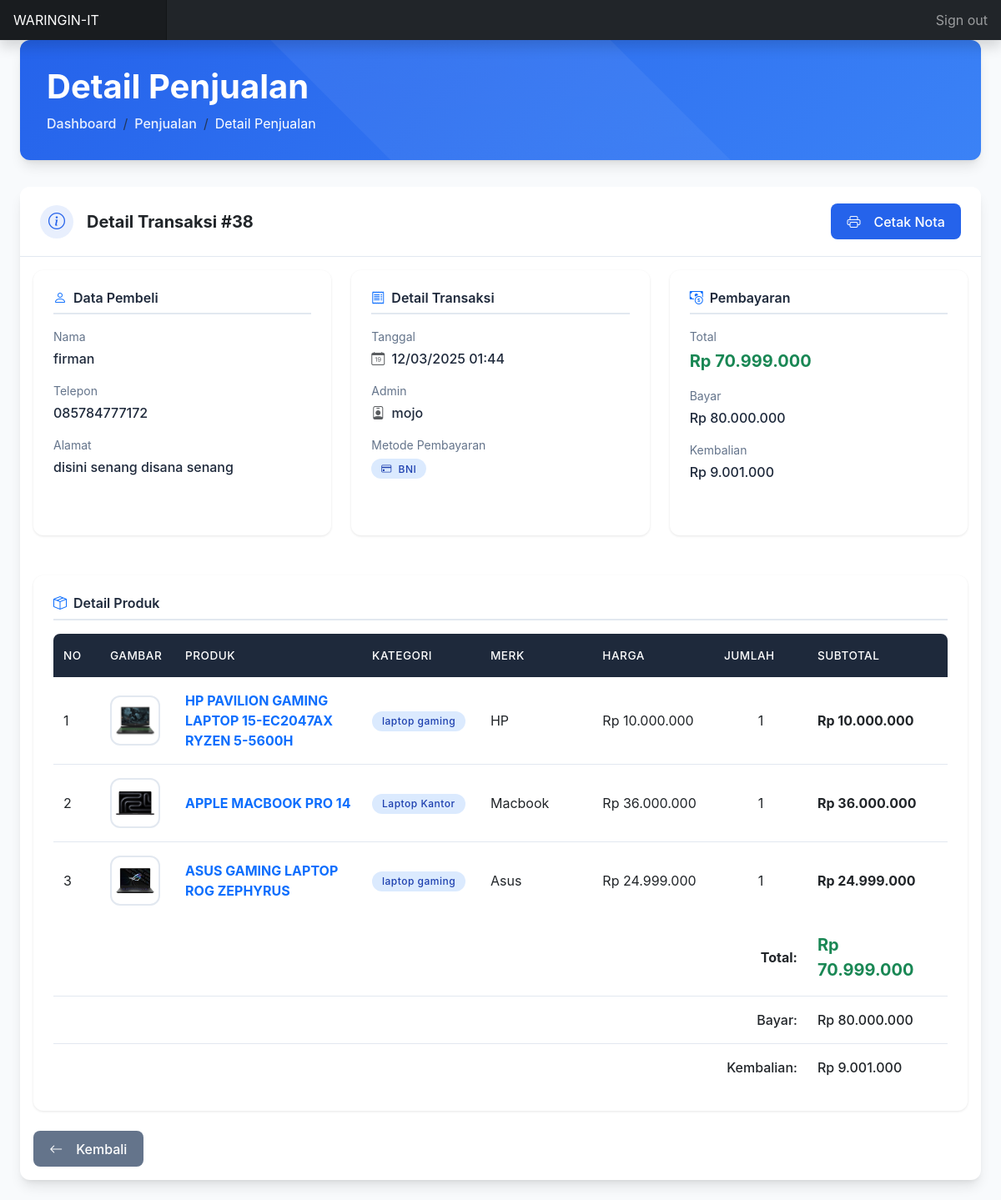
The page /admin/penjualan/detail.php?id=38 (signed in) on the database its author committed.
### tables this page shows
CREATE TABLE `tb_penjualan` (
  `penjualan_id` int(11) NOT NULL,
  `admin_id` int(11) DEFAULT NULL,
  `tanggal` timestamp NOT NULL DEFAULT current_timestamp(),
  `bayar` decimal(10,2) DEFAULT NULL,
  `total` decimal(10,2) DEFAULT NULL,
  `kembalian` decimal(10,2) DEFAULT NULL,
  `id_pembelian` int(11) DEFAULT NULL
);

CREATE TABLE `tb_detail_penjualan` (
  `penjualan_id` int(11) DEFAULT NULL,
  `barang_id` int(11) DEFAULT NULL,
  `id` int(11) NOT NULL,
  `jumlah` int(11) DEFAULT NULL,
  `subtotal` decimal(10,2) DEFAULT NULL
);

CREATE TABLE `tb_barang` (
  `barang_id` int(11) NOT NULL,
  `merk_id` int(11) DEFAULT NULL,
  `kategori_id` int(11) DEFAULT NULL,
  `nama_barang` varchar(255) NOT NULL,
  `jenis_barang` text DEFAULT NULL,
  `gambar` varchar(255) NOT NULL,
  `harga_beli` decimal(10,2) DEFAULT NULL,
  `harga_jual` decimal(10,2) DEFAULT NULL,
  `stok` int(11) DEFAULT NULL
);

CREATE TABLE `tb_kategori` (
  `kategori_id` int(11) NOT NULL,
  `nama_kategori` varchar(255) NOT NULL
);

CREATE TABLE `tb_merk` (
  `merk_id` int(11) NOT NULL,
  `nama_merk` varchar(255) NOT NULL,
  `deskripsi` varchar(255) DEFAULT NULL
);

### config/koneksi.php (called while the page is built, shortened)
<?php
$host = 'localhost';
$username = 'root';
$password = '';
$database = 'toko_db';
$conn = mysqli_connect($host, $username, $password, $database);
function query($query) {
    global $conn;
    $result = mysqli_query($conn, $query);
    $rows = [];
    if ($result) {
        while ($row = mysqli_fetch_assoc($result)) {
            $rows[] = $row;
        }
    } else {
        error_log("Query error: " . mysqli_error($conn));
    }
    return $rows;
}
?>

### admin/penjualan/detail.php (the view, shortened to what this page needs)
<?php
require_once '../../config/koneksi.php';
$penjualan_id = $_GET['id'];
$query = "SELECT p.*, a.nama as admin_name, u.nama as nama_user, u.alamat, u.telepon,
          pb.jenis_pembayaran, GROUP_CONCAT(DISTINCT b.nama_barang SEPARATOR ', ') as produk_dibeli
          FROM tb_penjualan p
          LEFT JOIN tb_admin a ON p.admin_id = a.admin_id
          LEFT JOIN tb_pembelian pmb ON p.id_pembelian = pmb.id_pembelian
          LEFT JOIN tb_user u ON pmb.user_id = u.user_id
          LEFT JOIN tb_pembayaran pb ON pmb.pembayaran_id = pb.pembayaran_id
          LEFT JOIN tb_detail_penjualan dp ON p.penjualan_id = dp.penjualan_id
          LEFT JOIN tb_barang b ON dp.barang_id = b.barang_id
          WHERE p.penjualan_id = $penjualan_id
          GROUP BY p.penjualan_id";
$penjualan = query($query)[0];
$detail_query = "SELECT dp.*, b.nama_barang, b.harga_jual, b.gambar,
                k.nama_kategori, m.nama_merk
                FROM tb_detail_penjualan dp
                JOIN tb_barang b ON dp.barang_id = b.barang_id
                LEFT JOIN tb_kategori k ON b.kategori_id = k.kategori_id
                LEFT JOIN tb_merk m ON b.merk_id = m.merk_id
                WHERE dp.penjualan_id = $penjualan_id";
$details = query($detail_query);
include_once '../includes/header.php';
?>
<div class="container-fluid px-4">
    <div class="page-header">
        <h1 class="mb-2 fw-bold">Detail Penjualan</h1>
        <nav aria-label="breadcrumb">
            <ol class="breadcrumb mb-0">
                <li class="breadcrumb-item"><a href="../index.php">Dashboard</a></li>
                <li class="breadcrumb-item"><a href="index.php">Penjualan</a></li>
                <li class="breadcrumb-item active">Detail Penjualan</li>
            </ol>
        </nav>
    </div>
    <div class="row">
        <div class="col-xl-12">
            <div class="card mb-4">
                <div class="card-header">
                    <div class="d-flex justify-content-between align-items-center">
                        <div class="d-flex align-items-center">
                            <div class="info-icon">
                                <i class="bi bi-info-circle"></i>
                            </div>
                            <span class="fs-5 fw-bold">Detail Transaksi #<?= $penjualan_id ?></span>
                        </div>
                        <div>
                            <a href="cetak.php?id=<?= $penjualan_id ?>" target="_blank" class="btn print-btn">
                                <i class="bi bi-printer me-2"></i> Cetak Nota
                            </a>
                        </div>
                    </div>
                </div>
                <div class="card-body">
                    <div class="row mb-4">
                        <div class="col-lg-4 col-md-6 mb-4">
                            <div class="detail-section h-100">
                                <h6 class="d-flex align-items-center">
                                    <i class="bi bi-person me-2 text-primary"></i>
                                    Data Pembeli
                                </h6>
                                <div class="mb-3">
                                    <div class="detail-label">Nama</div>
                                    <div class="detail-value"><?= htmlspecialchars($penjualan['nama_user'] ?? 'User tidak ditemukan'); ?></div>
                                </div>
                                <div class="mb-3">
                                    <div class="detail-label">Telepon</div>
                                    <div class="detail-value"><?= htmlspecialchars($penjualan['telepon'] ?? '-'); ?></div>
                                </div>
                                <div>
                                    <div class="detail-label">Alamat</div>
                                    <div class="detail-value"><?= htmlspecialchars($penjualan['alamat'] ?? '-'); ?></div>
                                </div>
                            </div>
                        </div>
                        <div class="col-lg-4 col-md-6 mb-4">
                            <div class="detail-section h-100">
                                <h6 class="d-flex align-items-center">
                                    <i class="bi bi-receipt me-2 text-primary"></i>
                                    Detail Transaksi
                                </h6>
                                <div class="mb-3">
                                    <div class="detail-label">Tanggal</div>
                                    <div class="detail-value">
                                        <i class="bi bi-calendar-date text-muted me-1"></i>
                                        <?= date('d/m/Y H:i', strtotime($penjualan['tanggal'])); ?>
                                    </div>
                                </div>
                                <div class="mb-3">
                                    <div class="detail-label">Admin</div>
                                    <div class="detail-value">
                                        <i class="bi bi-person-badge text-muted me-1"></i>
                                        <?= htmlspecialchars($penjualan['admin_name']); ?>
                                    </div>
                                </div>
                                <div>
                                    <div class="detail-label">Metode Pembayaran</div>
                                    <div class="detail-value">
                                        <span class="badge badge-info">
                                            <i class="bi bi-credit-card me-1"></i>
                                            <?= htmlspecialchars($penjualan['jenis_pembayaran'] ?? '-'); ?>
                                        </span>
                                    </div>
                                </div>
                            </div>
                        </div>
                        <div class="col-lg-4 col-md-12 mb-4">
                            <div class="detail-section h-100">
                                <h6 class="d-flex align-items-center">
                                    <i class="bi bi-cash-coin me-2 text-primary"></i>
                                    Pembayaran
                                </h6>
                                <div class="mb-3">
                                    <div class="detail-label">Total</div>
                                    <div class="detail-value fs-5 fw-bold text-success">
                                        Rp <?= number_format($penjualan['total'], 0, ',', '.'); ?>
                                    </div>
                                </div>
                                <div class="mb-3">
                                    <div class="detail-label">Bayar</div>
                                    <div class="detail-value">
                                        Rp <?= number_format($penjualan['bayar'], 0, ',', '.'); ?>
                                    </div>
                                </div>
                                <div>
                                    <div class="detail-label">Kembalian</div>
                                    <div class="detail-value">
                                        Rp <?= number_format($penjualan['kembalian'], 0, ',', '.'); ?>
                                    </div>
                                </div>
                            </div>
                        </div>
                    </div>
                    <div class="detail-section">
                        <h6 class="d-flex align-items-center mb-3">
                            <i class="bi bi-box-seam me-2 text-primary"></i>
                            Detail Produk
                        </h6>
                        <div class="table-responsive">
                            <table class="table table-hover">
                                <thead>
                                    <tr>
                                        <th width="5%">No</th>
                                        <th width="8%">Gambar</th>
                                        <th width="20%">Produk</th>
                                        <th width="12%">Kategori</th>
                                        <th width="12%">Merk</th>
                                        <th width="13%">Harga</th>
                                        <th width="10%">Jumlah</th>
                                        <th width="15%">Subtotal</th>
                                    </tr>
                                </thead>
                                <tbody>
                                    <?php $no = 1; foreach ($details as $item) : ?>
                                    <tr>
                                        <td><?= $no++; ?></td>
                                        <td>
                                            <?php if ($item['gambar'] && file_exists("../../assets/img/barang/" . $item['gambar'])) : ?>
                                                <img src="../../assets/img/barang/<?= $item['gambar']; ?>"
                                                     alt="<?= $item['nama_barang']; ?>"
                                                     class="img-thumbnail"
                                                     style="width: 60px; height: 60px; object-fit: cover;">
                                            <?php endif; ?>
                                        </td>
                                        <td class="fw-bold text-primary"><?= htmlspecialchars($item['nama_barang']); ?></td>
                                        <td>
                                            <span class="badge badge-info">
                                                <?= htmlspecialchars($item['nama_kategori']); ?>
                                            </span>
                                        </td>
                                        <td><?= htmlspecialchars($item['nama_merk']); ?></td>
                                        <td>Rp <?= number_format($item['harga_jual'], 0, ',', '.'); ?></td>
                                        <td class="text-center"><?= $item['jumlah']; ?></td>
                                        <td class="fw-bold">Rp <?= number_format($item['subtotal'], 0, ',', '.'); ?></td>
                                    </tr>
                                    <?php endforeach; ?>
                                </tbody>
                                <tfoot>
                                    <tr>
                                        <td colspan="7" class="text-end"><strong>Total:</strong></td>
                                        <td class="fw-bold fs-5 text-success">Rp <?= number_format($penjualan['total'], 0, ',', '.'); ?></td>
                                    </tr>
                                    <tr>
                                        <td colspan="7" class="text-end">Bayar:</td>
                                        <td>Rp <?= number_format($penjualan['bayar'], 0, ',', '.'); ?></td>
                                    </tr>
                                    <tr>
                                        <td colspan="7" class="text-end">Kembalian:</td>
                                        <td>Rp <?= number_format($penjualan['kembalian'], 0, ',', '.'); ?></td>
                                    </tr>
                                </tfoot>
                            </table>
                        </div>
                    </div>
                    <div class="mt-4">
                        <a href="index.php" class="btn btn-secondary">
                            <i class="bi bi-arrow-left me-2"></i> Kembali
                        </a>
                    </div>
                </div>
            </div>
        </div>
    </div>
</div>
<?php include_once '../includes/footer.php'; ?>

### rows shown on the page
tb_penjualan: tanggal "12/03/2025 01:44", admin.nama "mojo", total "70.999.000", bayar "80.000.000", kembalian "9.001.000"
tb_detail_penjualan: barang.gambar (picture), barang.nama_barang "HP PAVILION GAMING LAPTOP 15-EC2047AX RYZEN 5-5600H", tb_kategori.nama_kategori "laptop gaming", tb_merk.nama_merk "HP", barang.harga_jual "10.000.000", jumlah "1", subtotal "10.000.000"
tb_detail_penjualan: barang.gambar (picture), barang.nama_barang "APPLE MACBOOK PRO 14", tb_kategori.nama_kategori "Laptop Kantor", tb_merk.nama_merk "Macbook", barang.harga_jual "36.000.000", jumlah "1", subtotal "36.000.000"
tb_detail_penjualan: barang.gambar (picture), barang.nama_barang "ASUS GAMING LAPTOP ROG ZEPHYRUS", tb_kategori.nama_kategori "laptop gaming", tb_merk.nama_merk "Asus", barang.harga_jual "24.999.000", jumlah "1", subtotal "24.999.000"

### other values the page prints
$penjualan_id "38"
$penjualan['nama_user'] "firman"
$penjualan['telepon'] "085784777172"
$penjualan['alamat'] "disini senang disana senang"
$penjualan['jenis_pembayaran'] "BNI"
